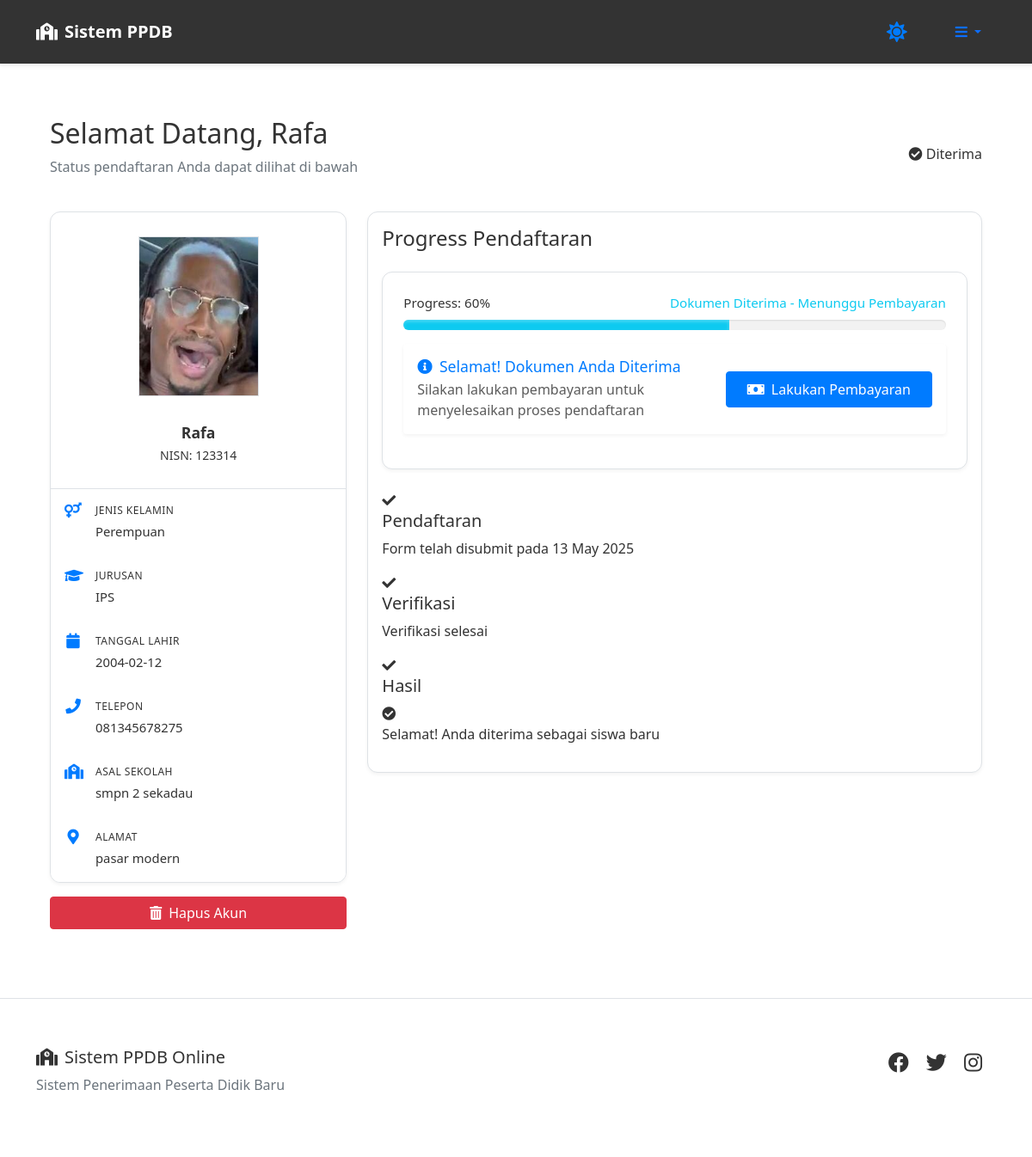
The page /dashboard (signed in) on the database its author committed.
### app/models.py (models this page shows, shortened)
class User(UserMixin, db.Model):
    id = db.Column(db.Integer, primary_key=True)
    username = db.Column(db.String(80), unique=True, nullable=False)
    password = db.Column(db.String(120), nullable=False)
    name = db.Column(db.String(100), nullable=False)
    role = db.Column(db.String(10), default='user')
    forms = db.relationship('Form', backref='user', lazy=True)

class Form(db.Model):
    id = db.Column(db.Integer, primary_key=True)
    user_id = db.Column(db.Integer, db.ForeignKey('user.id'), nullable=False)
    form_data = db.Column(db.Text, nullable=False)
    status = db.Column(db.String(20), default='pending')
    timestamp = db.Column(db.DateTime, default=datetime.utcnow)
    akta_kelahiran = db.Column(db.String(255))
    kartu_keluarga = db.Column(db.String(255))
    ijazah_smp = db.Column(db.String(255))
    foto_siswa = db.Column(db.String(255))
    ktp_ortu = db.Column(db.String(255))
    nisn_doc = db.Column(db.String(255))
    nilai_rapor = db.Column(db.String(255))
    sertifikat_prestasi = db.Column(db.String(255))
    gender = db.Column(db.String(10))
    jurusan = db.Column(db.String(20))
    payment_proof = db.Column(db.String(255))  # Untuk menyimpan bukti pembayaran
    payment_status = db.Column(db.String(20), default='unpaid')  # unpaid/paid/confirmed
    @property
    def parsed_form_data(self):
        try:
            if isinstance(self.form_data, str):
                return json.loads(self.form_data)
            return self.form_data
        except:
            return {}

### app/routes/main.py (the view)
@main.route('/dashboard')
@login_required
def dashboard():
    if current_user.role == 'admin':
        forms = Form.query.all()
        return render_template('dashboard_admin.html', forms=forms)
    form = AdmissionForm()
    user_form = Form.query.filter_by(user_id=current_user.id).first()
    form_status = user_form.status if user_form else None
    if user_form and user_form.parsed_form_data:
        form_data = user_form.parsed_form_data
        form.nisn.data = form_data.get('nisn')
        try:
            form.birth_date.data = datetime.strptime(form_data.get('birth_date'), '%Y-%m-%d')
        except (ValueError, TypeError):
            form.birth_date.data = None
        form.address.data = form_data.get('address')
        form.phone.data = form_data.get('phone')
        form.previous_school.data = form_data.get('previous_school')
        form.gender.data = form_data.get('gender')
        form.jurusan.data = form_data.get('jurusan')
    return render_template('dashboard_user.html',
                         form=form,
                         form_status=form_status,
                         form_submitted=user_form,
                         now=datetime.now())

### app/templates/dashboard_user.html (shortened to what this page needs)
{% extends "base.html" %}
{% block content %}
<div class="dashboard-container">
    <div class="dashboard-header mb-4">
        <div class="row align-items-center">
            <div class="col-md-8">
                <h2 class="welcome-text">Selamat Datang, {{ current_user.name }}</h2>
                <p class="text-muted">{{ "Silahkan lengkapi pendaftaran Anda" if not form_submitted else "Status pendaftaran Anda dapat dilihat di bawah" }}</p>
            </div>
            <div class="col-md-4 text-md-end">
                {% if form_status == 'accepted' %}
                    <div class="status-pill success">
                        <i class="fas fa-check-circle"></i> Diterima
                    </div>
                {% elif form_status == 'rejected' %}
                    <div class="status-pill danger">
                        <i class="fas fa-times-circle"></i> Tidak Diterima
                    </div>
                {% elif form_status == 'pending' %}
                    <div class="status-pill warning">
                        <i class="fas fa-clock"></i> Dalam Proses
                    </div>
                {% endif %}
            </div>
        </div>
    </div>
    <div class="row g-4">
        <div class="col-md-4">
            <div class="card profile-card">
                <div class="profile-header">
                    <div class="profile-avatar">
                        {% if form_submitted and form_submitted.foto_siswa %}
                            <img src="{{ url_for('static', filename='uploads/' + form_submitted.foto_siswa) }}"
                                 alt="Foto 3x4">
                        {% else %}
                            <i class="fas fa-user"></i>
                        {% endif %}
                    </div>
                    <div class="profile-info-header">
                        <h5 class="profile-name">{{ current_user.name }}</h5>
                        {% if form_submitted %}
                            <span class="profile-id">NISN: {{ form_submitted.parsed_form_data.get('nisn') }}</span>
                        {% endif %}
                    </div>
                </div>
                {% if form_submitted %}
                    {% set form_data = form_submitted.parsed_form_data %}
                    <div class="profile-info">
                        <div class="info-item">
                            <i class="fas fa-venus-mars"></i>
                            <div>
                                <label>Jenis Kelamin</label>
                                <span>{{ "Laki-laki" if form_data.get('gender') == 'L' else "Perempuan" }}</span>
                            </div>
                        </div>
                        <div class="info-item">
                            <i class="fas fa-graduation-cap"></i>
                            <div>
                                <label>Jurusan</label>
                                <span>{{ "IPA" if form_data.get('jurusan') == 'ipa' else "IPS" }}</span>
                            </div>
                        </div>
                        <div class="info-item">
                            <i class="fas fa-calendar"></i>
                            <div>
                                <label>Tanggal Lahir</label>
                                <span>{{ form_data.get('birth_date') }}</span>
                            </div>
                        </div>
                        <div class="info-item">
                            <i class="fas fa-phone"></i>
                            <div>
                                <label>Telepon</label>
                                <span>{{ form_data.get('phone') }}</span>
                            </div>
                        </div>
                        <div class="info-item">
                            <i class="fas fa-school"></i>
                            <div>
                                <label>Asal Sekolah</label>
                                <span>{{ form_data.get('previous_school') }}</span>
                            </div>
                        </div>
                        <div class="info-item">
                            <i class="fas fa-map-marker-alt"></i>
                            <div>
                                <label>Alamat</label>
                                <span>{{ form_data.get('address') }}</span>
                            </div>
                        </div>
                    </div>
                {% endif %}
            </div>
            {% if form_submitted %}
            <div class="mt-3">
                <button type="button" class="btn btn-danger w-100" data-bs-toggle="modal" data-bs-target="#deleteAccountModal">
                    <i class="fas fa-trash-alt me-2"></i>Hapus Akun
                </button>
            </div>
            {% endif %}
        </div>
        <div class="col-md-8">
            {% if form_submitted %}
                <div class="card">
                    <div class="card-body">
                        <h4 class="card-title mb-4">Progress Pendaftaran</h4>
                        <div class="progress-wrapper mb-4">
                            {% if form_submitted %}
                                {% if form_status == 'pending' %}
                                    <div class="progress-percentage mb-2 d-flex justify-content-between">
                                        <span>Progress: 30%</span>
                                        <span class="text-warning">Menunggu Verifikasi Admin</span>
                                    </div>
                                    <div class="progress">
                                        <div class="progress-bar bg-warning"
                                             role="progressbar"
                                             style="width: 30%"
                                             aria-valuenow="30"
                                             aria-valuemin="0"
                                             aria-valuemax="100">
                                        </div>
                                    </div>
                                {% elif form_status == 'accepted' and not form_submitted.payment_proof %}
                                    <div class="progress-percentage mb-2 d-flex justify-content-between">
                                        <span>Progress: 60%</span>
                                        <span class="text-info">Dokumen Diterima - Menunggu Pembayaran</span>
                                    </div>
                                    <div class="progress">
                                        <div class="progress-bar bg-info"
                                             role="progressbar"
                                             style="width: 60%"
                                             aria-valuenow="60"
                                             aria-valuemin="0"
                                             aria-valuemax="100">
                                        </div>
                                    </div>
                                    <div class="payment-notice mt-3">
                                        <div class="alert alert-info border-0">
                                            <div class="d-flex justify-content-between align-items-center">
                                                <div>
                                                    <h5 class="mb-1"><i class="fas fa-info-circle me-2"></i>Selamat! Dokumen Anda Diterima</h5>
                                                    <p class="mb-0">Silakan lakukan pembayaran untuk menyelesaikan proses pendaftaran</p>
                                                </div>
                                                <a href="{{ url_for('main.payment', form_id=form_submitted.id) }}" class="btn btn-primary">
                                                    <i class="fas fa-money-bill me-2"></i>Lakukan Pembayaran
                                                </a>
                                            </div>
                                        </div>
                                    </div>
                                {% endif %}
                            {% endif %}
                        </div>
                        <div class="timeline">
                            <div class="timeline-item completed">
                                <div class="timeline-dot">
                                    <i class="fas fa-check"></i>
                                </div>
                                <div class="timeline-content">
                                    <h5>Pendaftaran</h5>
                                    <p>Form telah disubmit pada {{ form_submitted.timestamp.strftime('%d %B %Y') }}</p>
                                </div>
                            </div>
                            <div class="timeline-item {{ 'completed' if form_status in ['accepted', 'rejected'] else 'active' }}">
                                <div class="timeline-dot">
                                    {% if form_status in ['accepted', 'rejected'] %}
                                        <i class="fas fa-check"></i>
                                    {% else %}
                                        <i class="fas fa-spinner fa-spin"></i>
                                    {% endif %}
                                </div>
                                <div class="timeline-content">
                                    <h5>Verifikasi</h5>
                                    <p>{{ "Sedang dalam proses verifikasi" if form_status == 'pending' else "Verifikasi selesai" }}</p>
                                </div>
                            </div>
                            <div class="timeline-item {{ 'completed' if form_status == 'accepted' else 'active' if form_status == 'rejected' else '' }}">
                                <div class="timeline-dot">
                                    {% if form_status == 'accepted' %}
                                        <i class="fas fa-check"></i>
                                    {% elif form_status == 'rejected' %}
                                        <i class="fas fa-times"></i>
                                    {% else %}
                                        <i class="fas fa-clock"></i>
                                    {% endif %}
                                </div>
                                <div class="timeline-content">
                                    <h5>Hasil</h5>
                                    {% if form_status == 'accepted' %}
                                        <div class="result-box success">
                                            <i class="fas fa-check-circle"></i>
                                            <p>Selamat! Anda diterima sebagai siswa baru</p>
                                        </div>
                                    {% elif form_status == 'rejected' %}
                                        <div class="result-box danger">
                                            <i class="fas fa-times-circle"></i>
                                            <p>Maaf, Anda belum dapat diterima</p>
                                        </div>
                                    {% else %}
                                        <p>Menunggu hasil keputusan</p>
                                    {% endif %}
                                </div>
                            </div>
                        </div>
                    </div>
                </div>
            {% endif %}
        </div>
    </div>
</div>
{% endblock %}

### rows shown on the page
User: name "Rafa"
Form: foto_siswa (picture), parsed_form_data.get "123314", timestamp "13 May 2025", status "Verifikasi selesai"

### other values the page prints
{{ "Laki-laki" if form_data.get('gender') == 'L' else "Perempuan" }} "Perempuan"
{{ "IPA" if form_data.get('jurusan') == 'ipa' else "IPS" }} "IPS"
